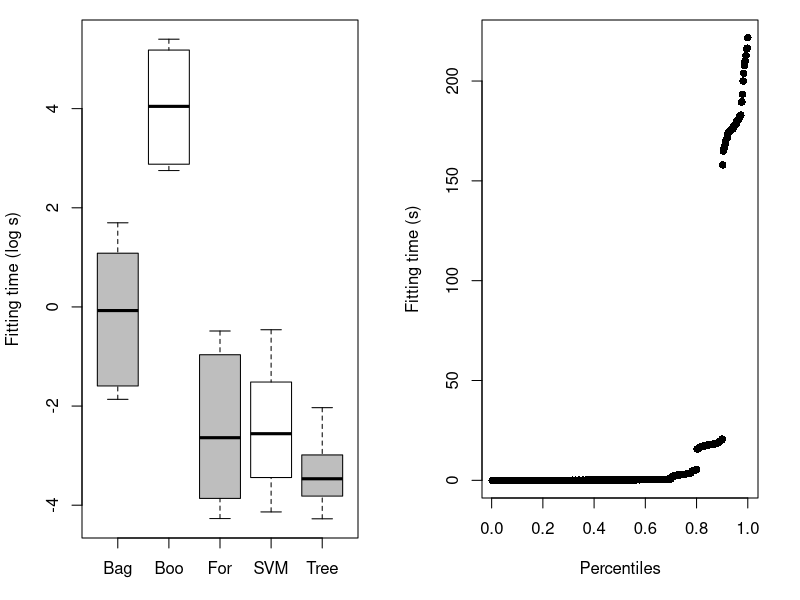
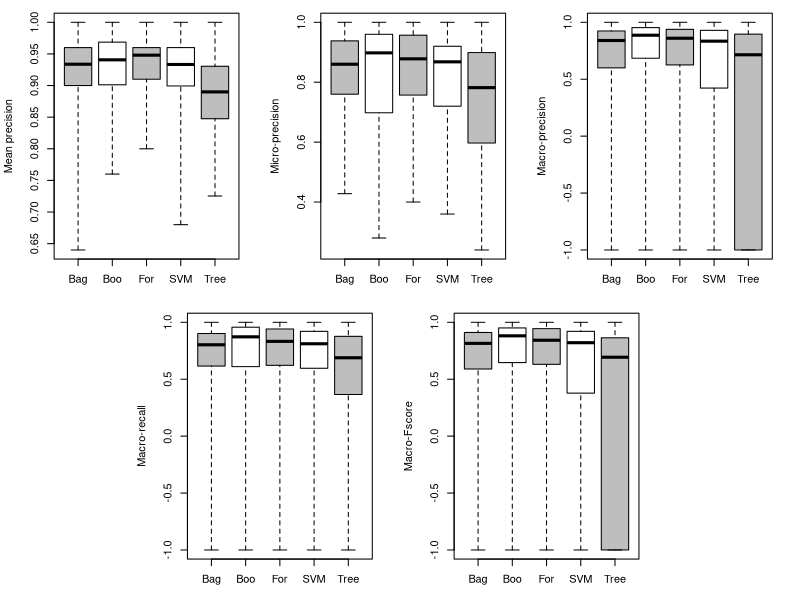
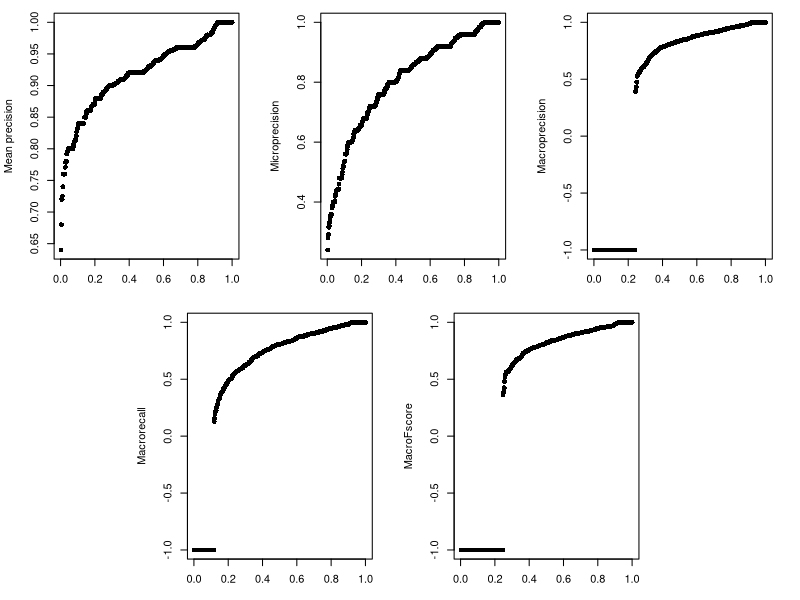
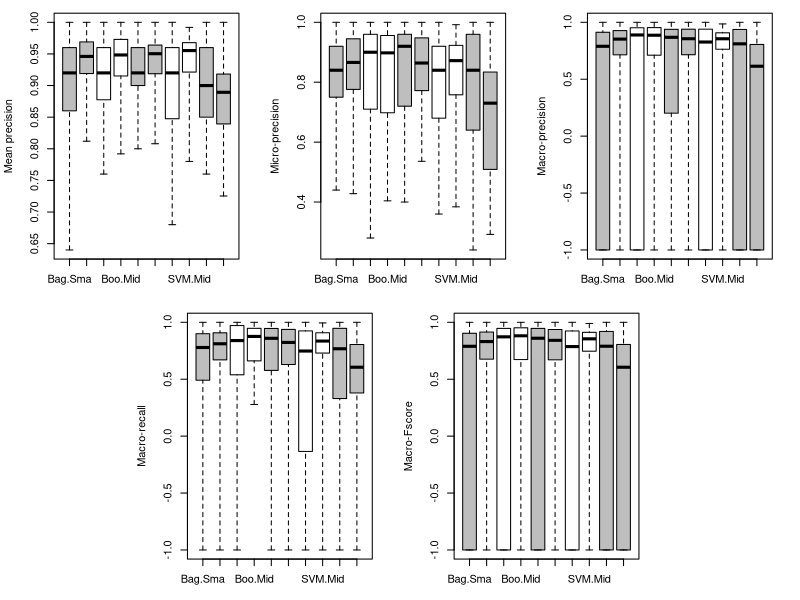
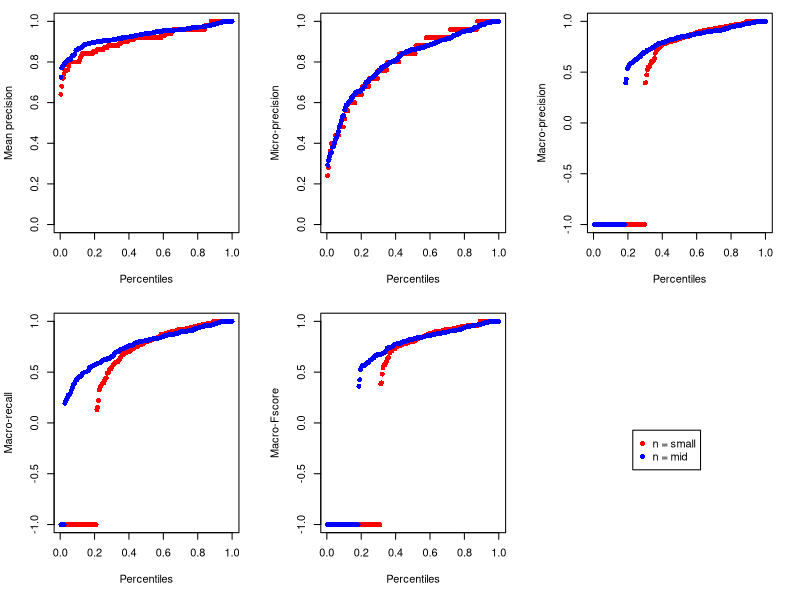
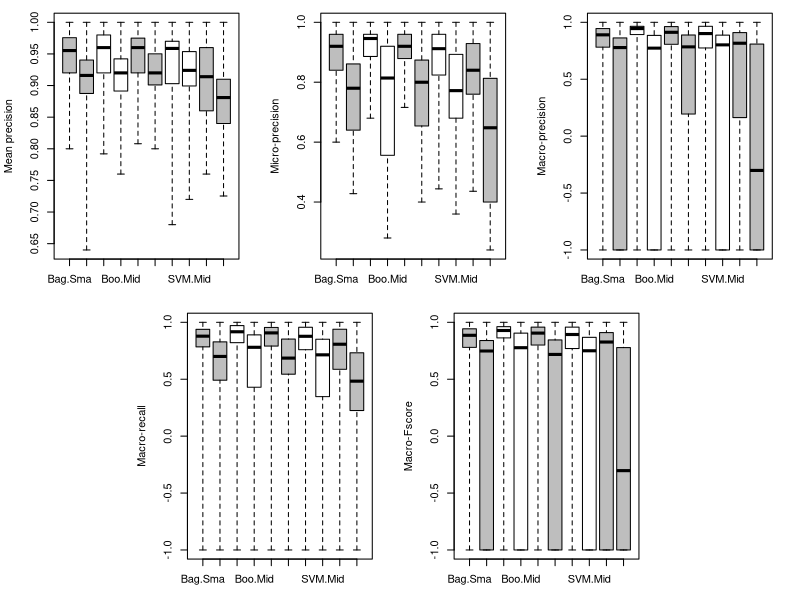
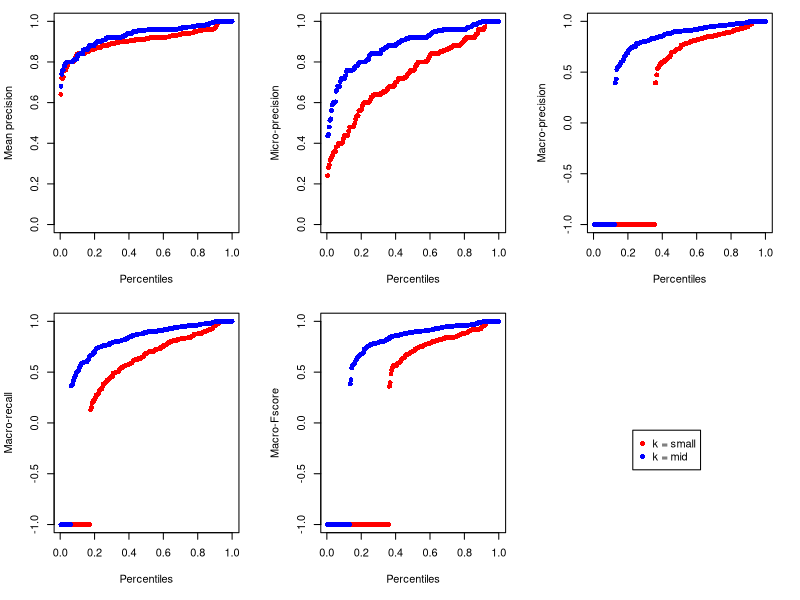
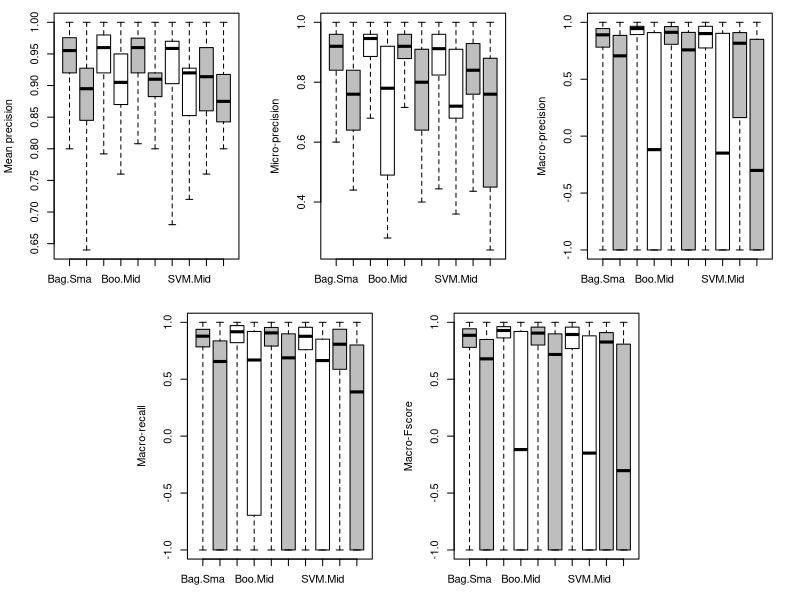

Source code (R) for these figures, in order:
library(knitr)


#reading the file
Results <- read.csv("Results.csv", check.names=FALSE)[,-1]

#we rename the elements in columns n,k,K for plotting purposes
Results[,c(3:5)] <- sapply(Results[,c(3:5)], substring, 1, 3)

#we replace the NA and NaN in the three last columns with the value -1
Results$MacroPrecision <- ifelse(is.nan(Results$MacroPrecision),-1,Results$MacroPrecision)
Results$MacroPrecision <- ifelse(is.na(Results$MacroPrecision),-1,Results$MacroPrecision)

Results$MacroRecall <- ifelse(is.nan(Results$MacroRecall),-1,Results$MacroRecall)
Results$MacroRecall <- ifelse(is.na(Results$MacroRecall),-1,Results$MacroRecall)

Results$MacroFscore <- ifelse(is.nan(Results$MacroFscore),-1,Results$MacroFscore)
Results$MacroFscore <- ifelse(is.na(Results$MacroFscore),-1,Results$MacroFscore)

#We split the main dataframe depending on the fitted classifier
ResultsClassAjust <- split(Results, Results$`Fitted Classifier`)

#Execution time for each method
{
  #we define a dataframe with the quantiles of fitting times of each classifier
  Analysistemp <- as.data.frame(lapply(ResultsClassAjust, function(df) quantile(log(df$`Fitting time`))))
  par(mfrow = c(1,2))
  par(mar=c(3.1, 4.1, 1, 2.1))
  cores <- c("grey","white","grey","white","grey")
  boxplot(Analysistemp, range = 0, ylab = "Fitting time (log s)", col = cores)
  
  #modifying the dataframe
  Analysistemp <- as.data.frame(lapply(ResultsClassAjust, function(df) quantile(df$`Tempo de ajuste`)))
  Analysistemp <- t(Analysistemp[-c(2,4),])
  colnames(Analysistemp) <- c("Minimum","Median","Maximum")
  
  kable(Analysistemp, format = 'latex')
  
  #Plot
  par(mar=c(5.1, 4.1, 1, 2.1))
  plot(c(1:440)/440,sort(Results$`Fitting time`),pch=16,xlab = "Percentiles", ylab = "Fitting time (s)")
}

#Now we analyze the performance metrics for each classifier
#It is not needed to include the maximum values because they are 1
{
  #we create the dataframes with the quantiles of each metric
  Analysismeanprecision <- as.data.frame(lapply(ResultsClassAjust, function(df) quantile(df$MeanPrecision)))
  Analysismicroprecision <- as.data.frame(lapply(ResultsClassAjust, function(df) quantile(df$MicroPrecision)))
  Analysismacroprecision <- as.data.frame(lapply(ResultsClassAjust, function(df) quantile(df$MacroPrecision)))
  Analysismacrorecall <- as.data.frame(lapply(ResultsClassAjust, function(df) quantile(df$MacroRecall)))
  Analysismacrofscore <- as.data.frame(lapply(ResultsClassAjust, function(df) quantile(df$MacroFscore)))
  
  #boxplots
  layout(mat = matrix(c(1,1,2,2,3,3,
                        0,4,4,5,5,0), nrow = 2, byrow = TRUE))
  cores <- c("grey","white","grey","white","grey")
  par(mar=c(3.1, 4.1, 1, 2.1))
  boxplot(Analysismeanprecision, range = 0, ylab = "Mean precision", col = cores)
  boxplot(Analysismicroprecision, range = 0, ylab = "Micro-precision", col = cores)
  boxplot(Analysismacroprecision, range = 0, ylab = "Macro-precision", col = cores)
  boxplot(Analysismacrorecall, range = 0, ylab = "Macro-recall", col = cores)
  boxplot(Analysismacrofscore, range = 0, ylab = "Macro-Fscore", col = cores)
  
  
  #modifying the dataframes for a simplified visual analysis
  Analysismeanprecision <- t(Analysismeanprecision[-c(2,4,5),])
  colnames(Analysismeanprecision) <- c("Minimum (mean) Precision","Median (mean) Precision")
  
  Analysismicroprecision <- t(Analysismicroprecision[-c(2,4,5),])
  colnames(Analysismicroprecision) <- c("Minimum microprecision","Median microprecision")
  
  Analysismacroprecision <- t(Analysismacroprecision[-c(1,2,4,5),])
  colnames(Analysismacroprecision) <- c("Median macroprecision")
  
  Analysismacrorecall <- t(Analysismacrorecall[-c(1,2,4,5),])
  colnames(Analysismacrorecall) <- c("Median macrorecall")
  
  Analysismacrofscore <- t(Analysismacrofscore[-c(1,2,4,5),])
  colnames(Analysismacrofscore) <- c("Median macrofscore")
  
  #Merging the analyses of each metric
  Analise <- cbind(Analysismeanprecision, Analysismicroprecision, Analysismacroprecision, Analysismacrorecall, Analysismacrofscore)
  
  #plots
  plot(c(1:440)/440,sort(Results$MeanPrecision),pch=16,xlab = "Percentiles", ylab = "Mean precision")
  plot(c(1:440)/440,sort(Results$MicroPrecision),pch=16,xlab = "Percentiles", ylab = "Microprecision")
  plot(c(1:440)/440,sort(Results$MacroPrecision),pch=16,xlab = "Percentiles", ylab = "Macroprecision")
  plot(c(1:440)/440,sort(Results$MacroRecall),pch=16,xlab = "Percentiles", ylab = "Macrorecall")
  plot(c(1:440)/440,sort(Results$MacroFscore),pch=16,xlab = "Percentiles", ylab = "MacroFscore")
  
}

#Analysis of sample size's influence on classifier performance
{
  #splitting the main dataframe according to the two relevant columns
  ResultsClassAjustn <- split(Results, list(Results$`Fitted Classifier`, Results$n))
  
  #creating the dataframes with the quantiles of each metric
  Analysismeanprecision <- as.data.frame(lapply(ResultsClassAjustn, function(df) quantile(df$MeanPrecision)))
  Analysismicroprecision <- as.data.frame(lapply(ResultsClassAjustn, function(df) quantile(df$MicroPrecision)))
  Analysismacroprecision <- as.data.frame(lapply(ResultsClassAjustn, function(df) quantile(df$MacroPrecision)))
  Analysismacrorecall <- as.data.frame(lapply(ResultsClassAjustn, function(df) quantile(df$MacroRecall)))
  Analysismacrofscore <- as.data.frame(lapply(ResultsClassAjustn, function(df) quantile(df$MacroFscore)))
  
  #boxplots
  layout(mat = matrix(c(1,1,2,2,3,3,
                        0,4,4,5,5,0), nrow = 2, byrow = TRUE))
  cores <- c("grey","grey","white","white","grey","grey","white","white","grey","grey")
  par(mar=c(3.1, 4.1, 1, 2.1))
  boxplot(Analysismeanprecision[,c(6,1,7,2,8,3,9,4,10,5)], range = 0, ylab = "Mean precision", col= cores)
  boxplot(Analysismicroprecision[,c(6,1,7,2,8,3,9,4,10,5)], range = 0, ylab = "Micro-precision", col= cores)
  boxplot(Analysismacroprecision[,c(6,1,7,2,8,3,9,4,10,5)], range = 0, ylab = "Macro-precision", col= cores)
  boxplot(Analysismacrorecall[,c(6,1,7,2,8,3,9,4,10,5)], range = 0, ylab = "Macro-recall", col= cores)
  boxplot(Analysismacrofscore[,c(6,1,7,2,8,3,9,4,10,5)], range = 0, ylab = "Macro-Fscore", col= cores)
  
  #modifying the dataframes for a simplified visual analysis
  Analysismeanprecision <- t(Analysismeanprecision[-c(2,4),])
  colnames(Analysismeanprecision) <- c("Minimum (mean) precision","Median (mean) precision","Maximum (mean) precision")

  Analysismicroprecision <- t(Analysismicroprecision[-c(2,4),])
  colnames(Analysismicroprecision) <- c("Minimum micro-precision","Median micro-precision","Maximum micro-precision") 
  
  Analysismacroprecision <- t(Analysismacroprecision[-c(2,4),])
  colnames(Analysismacroprecision) <- c("Minimum macro-precision","Median macro-precision","Maximum macro-precision")
  
  Analysismacrorecall <- t(Analysismacrorecall[-c(2,4),])
  colnames(Analysismacrorecall) <- c("Minimum macro-recall","Median macro-recall","Maximum macro-recall")
  
  Analysismacrofscore <- t(Analysismacrofscore[-c(2,4),])
  colnames(Analysismacrofscore) <- c("Minimum macro-Fscore","Median macro-Fscore", "Maximum macro-Fscore")
  
  #Merging the analyses of each metric
  Analise <- cbind(Analysismeanprecision, Analysismicroprecision, Analysismacroprecision, Analysismacrorecall, Analysismacrofscore)
  
  #plots
  par(mfrow=c(2,3))
  
  par(mar=c(5.1, 4.1, 1, 2.1))
  
  plot(c(1:220)/220,sort(Results[Results$n == "Sma",]$MeanPrecision),pch=16,xlab = "Percentiles", ylab = "Mean precision", col = "red", ylim = c(0, 1))
  points(c(1:220)/220,sort(Results[Results$n == "Mid",]$MeanPrecision),pch=16,xlab = "Percentiles", ylab = "Mean precision", col = "blue")
  
  plot(c(1:220)/220,sort(Results[Results$n == "Sma",]$MicroPrecision),pch=16,xlab = "Percentiles", ylab = "Micro-precision", col = "red", ylim = c(0, 1))
  points(c(1:220)/220,sort(Results[Results$n == "Mid",]$MicroPrecision),pch=16,xlab = "Percentiles", ylab = "Micro-precision", col = "blue")
  
  plot(c(1:220)/220,sort(Results[Results$n == "Sma",]$MacroPrecision),pch=16,xlab = "Percentiles", ylab = "Macro-precision", col = "red")
  points(c(1:220)/220,sort(Results[Results$n == "Mid",]$MacroPrecision),pch=16,xlab = "Percentiles", ylab = "Macro-precision", col = "blue")
  
  plot(c(1:220)/220,sort(Results[Results$n == "Sma",]$MacroRecall),pch=16,xlab = "Percentiles", ylab = "Macro-recall", col = "red")
  points(c(1:220)/220,sort(Results[Results$n == "Mid",]$MacroRecall),pch=16,xlab = "Percentiles", ylab = "Macro-recall", col = "blue")
  
  plot(c(1:220)/220,sort(Results[Results$n == "Sma",]$MacroFscore),pch=16,xlab = "Percentiles", ylab = "Macro-Fscore", col = "red")
  points(c(1:220)/220,sort(Results[Results$n == "Mid",]$MacroFscore),pch=16,xlab = "Percentiles", ylab = "Macro-Fscore", col = "blue")
  
  par(mar=c(0, 0, 0, 0))
  plot(0, type = "n", axes=FALSE, xlab="", ylab="")
  legend(x="center", legend=c("n = small", "n = mid"),
         col=c("red", "blue"), pch = 16, cex=1)
}

#Influence of dimensionality on each classifier's performance
{
  #splitting the main dataframe according to the two relevant columns
  ResultsClassAjustk <- split(Results, list(Results$`Fitted Classifier`, Results$k))
  
  #creating the dataframes with the quantiles of each metric
  Analysismeanprecision <- as.data.frame(lapply(ResultsClassAjustk, function(df) quantile(df$MeanPrecision)))
  Analysismicroprecision <- as.data.frame(lapply(ResultsClassAjustk, function(df) quantile(df$MicroPrecision)))
  Analysismacroprecision <- as.data.frame(lapply(ResultsClassAjustk, function(df) quantile(df$MacroPrecision)))
  Analysismacrorecall <- as.data.frame(lapply(ResultsClassAjustk, function(df) quantile(df$MacroRecall)))
  Analysismacrofscore <- as.data.frame(lapply(ResultsClassAjustk, function(df) quantile(df$MacroFscore)))
  
  #boxplots
  layout(mat = matrix(c(1,1,2,2,3,3,
                        0,4,4,5,5,0), nrow = 2, byrow = TRUE))
  par(mar=c(3.1, 4.1, 1, 2.1))
  boxplot(Analysismeanprecision[,c(6,1,7,2,8,3,9,4,10,5)], range = 0, ylab = "Mean precision", col = cores)
  boxplot(Analysismicroprecision[,c(6,1,7,2,8,3,9,4,10,5)], range = 0, ylab = "Micro-precision", col = cores)
  boxplot(Analysismacroprecision[,c(6,1,7,2,8,3,9,4,10,5)], range = 0, ylab = "Macro-precision", col = cores)
  boxplot(Analysismacrorecall[,c(6,1,7,2,8,3,9,4,10,5)], range = 0, ylab = "Macro-recall", col = cores)
  boxplot(Analysismacrofscore[,c(6,1,7,2,8,3,9,4,10,5)], range = 0, ylab = "Macro-Fscore", col = cores)
  
  #modifying the dataframes for a simplified visual analysis
  Analysismeanprecision <- t(Analysismeanprecision[-c(2,4),])
  colnames(Analysismeanprecision) <- c("Minimum (mean) precision","Median (mean) precision","Maximum (mean) precision")

  Analysismicroprecision <- t(Analysismicroprecision[-c(2,4),])
  colnames(Analysismicroprecision) <- c("Minimum micro-precision","Median micro-precision","Maximum micro-precision") 

  Analysismacroprecision <- t(Analysismacroprecision[-c(2,4),])
  colnames(Analysismacroprecision) <- c("Minimum macro-precision","Median macro-precision","Maximum macro-precision")

  Analysismacrorecall <- t(Analysismacrorecall[-c(2,4),])
  colnames(Analysismacrorecall) <- c("Minimum macro-recall","Median macro-recall","Maximum macro-recall")

  Analysismacrofscore <- t(Analysismacrofscore[-c(2,4),])
  colnames(Analysismacrofscore) <- c("Minimum macro-Fscore","Median macro-Fscore", "Maximum macro-Fscore")
  
  #Merging the analyses of each metric
  Analise <- cbind(Analysismeanprecision, Analysismicroprecision, Analysismacroprecision, Analysismacrorecall, Analysismacrofscore)
  
  #plots
  par(mfrow=c(2,3))
  
  par(mar=c(5.1, 4.1, 1, 2.1))
  
  plot(c(1:220)/220,sort(Results[Results$k == "Mid",]$MeanPrecision),pch=16,xlab = "Percentiles", ylab = "Mean precision", col = "red", ylim = c(0, 1))
  points(c(1:220)/220,sort(Results[Results$k == "Sma",]$MeanPrecision),pch=16,xlab = "Percentiles", ylab = "Mean precision", col = "blue")
  
  plot(c(1:220)/220,sort(Results[Results$k == "Mid",]$MicroPrecision),pch=16,xlab = "Percentiles", ylab = "Micro-precision", col = "red", ylim = c(0, 1))
  points(c(1:220)/220,sort(Results[Results$k == "Sma",]$MicroPrecision),pch=16,xlab = "Percentiles", ylab = "Micro-precision", col = "blue")
  
  plot(c(1:220)/220,sort(Results[Results$k == "Mid",]$MacroPrecision),pch=16,xlab = "Percentiles", ylab = "Macro-precision", col = "red")
  points(c(1:220)/220,sort(Results[Results$k == "Sma",]$MacroPrecision),pch=16,xlab = "Percentiles", ylab = "Macro-precision", col = "blue")
  
  plot(c(1:220)/220,sort(Results[Results$k == "Mid",]$MacroRecall),pch=16,xlab = "Percentiles", ylab = "Macro-recall", col = "red")
  points(c(1:220)/220,sort(Results[Results$k == "Sma",]$MacroRecall),pch=16,xlab = "Percentiles", ylab = "Macro-recall", col = "blue")
  
  plot(c(1:220)/220,sort(Results[Results$k == "Mid",]$MacroFscore),pch=16,xlab = "Percentiles", ylab = "Macro-Fscore", col = "red")
  points(c(1:220)/220,sort(Results[Results$k == "Sma",]$MacroFscore),pch=16,xlab = "Percentiles", ylab = "Macro-Fscore", col = "blue")
  
  par(mar=c(0, 0, 0, 0))
  plot(0, type = "n", axes=FALSE, xlab="", ylab="")
  legend(x="center", legend=c("k = small", "k = mid"),
         col=c("red", "blue"), pch = 16, cex=1)
}

#Influence of dimensionality when K=2
{
  #Because of the choices of n,k,K, we have K=2 if and only if n is small or k is small
  ResultsK2 <- Results[which(Results$n == "Sma" | Results$k == "Sma"),]
  
  #Following the same process as before, but with the restricted dataframe
  ResultsClassAjustk <- split(ResultsK2, list(ResultsK2$`Fitted Classifier`, ResultsK2$k))
  
  #creating the dataframes with the quantiles of each metric
  Analysismeanprecision <- as.data.frame(lapply(ResultsClassAjustk, function(df) quantile(df$MeanPrecision)))
  Analysismicroprecision <- as.data.frame(lapply(ResultsClassAjustk, function(df) quantile(df$MicroPrecision)))
  Analysismacroprecision <- as.data.frame(lapply(ResultsClassAjustk, function(df) quantile(df$MacroPrecision)))
  Analysismacrorecall <- as.data.frame(lapply(ResultsClassAjustk, function(df) quantile(df$MacroRecall)))
  Analysismacrofscore <- as.data.frame(lapply(ResultsClassAjustk, function(df) quantile(df$MacroFscore)))
  
  #boxplots
  layout(mat = matrix(c(1,1,2,2,3,3,
                        0,4,4,5,5,0), nrow = 2, byrow = TRUE))
  par(mar=c(3.1, 4.1, 1, 2.1))
  boxplot(Analysismeanprecision[,c(6,1,7,2,8,3,9,4,10,5)], range = 0, ylab = "Mean precision", col = cores)
  boxplot(Analysismicroprecision[,c(6,1,7,2,8,3,9,4,10,5)], range = 0, ylab = "Micro-precision", col = cores)
  boxplot(Analysismacroprecision[,c(6,1,7,2,8,3,9,4,10,5)], range = 0, ylab = "Macro-precision", col = cores)
  boxplot(Analysismacrorecall[,c(6,1,7,2,8,3,9,4,10,5)], range = 0, ylab = "Macro-recall", col = cores)
  boxplot(Analysismacrofscore[,c(6,1,7,2,8,3,9,4,10,5)], range = 0, ylab = "Macro-Fscore", col = cores)
  
  #modifying the dataframes for a simplified visual analysis
  Analysismeanprecision <- t(Analysismeanprecision[-c(2,4),])
  colnames(Analysismeanprecision) <- c("Minimum (mean) precision","Median (mean) precision","Maximum (mean) precision")
  
  Analysismicroprecision <- t(Analysismicroprecision[-c(2,4),])
  colnames(Analysismicroprecision) <- c("Minimum micro-precision","Median micro-precision","Maximum micro-precision") 
  
  Analysismacroprecision <- t(Analysismacroprecision[-c(2,4),])
  colnames(Analysismacroprecision) <- c("Minimum macro-precision","Median macro-precision","Maximum macro-precision")
  
  Analysismacrorecall <- t(Analysismacrorecall[-c(2,4),])
  colnames(Analysismacrorecall) <- c("Minimum macro-recall","Median macro-recall","Maximum macro-recall")
  
  Analysismacrofscore <- t(Analysismacrofscore[-c(2,4),])
  colnames(Analysismacrofscore) <- c("Minimum macro-Fscore","Median macro-Fscore", "Maximum macro-Fscore")
  
  #Merging the analyses of each metric
  Analise <- cbind(Analysismeanprecision, Analysismicroprecision, Analysismacroprecision, Analysismacrorecall, Analysismacrofscore)
  
  #plots
  par(mfrow=c(2,3))
  
  par(mar=c(5.1, 4.1, 1, 2.1))
  
  plot(c(1:220)/220,sort(Results[Results$k == "Mid",]$MeanPrecision),pch=16,xlab = "Percentiles", ylab = "Mean precision", col = "red", ylim = c(0, 1))
  points(c(1:220)/220,sort(Results[Results$k == "Sma",]$MeanPrecision),pch=16,xlab = "Percentiles", ylab = "Mean precision", col = "blue")
  
  plot(c(1:220)/220,sort(Results[Results$k == "Mid",]$MicroPrecision),pch=16,xlab = "Percentiles", ylab = "Micro-precision", col = "red", ylim = c(0, 1))
  points(c(1:220)/220,sort(Results[Results$k == "Sma",]$MicroPrecision),pch=16,xlab = "Percentiles", ylab = "Micro-precision", col = "blue")
  
  plot(c(1:220)/220,sort(Results[Results$k == "Mid",]$MacroPrecision),pch=16,xlab = "Percentiles", ylab = "Macro-precision", col = "red")
  points(c(1:220)/220,sort(Results[Results$k == "Sma",]$MacroPrecision),pch=16,xlab = "Percentiles", ylab = "Macro-precision", col = "blue")
  
  plot(c(1:220)/220,sort(Results[Results$k == "Mid",]$MacroRecall),pch=16,xlab = "Percentiles", ylab = "Macro-recall", col = "red")
  points(c(1:220)/220,sort(Results[Results$k == "Sma",]$MacroRecall),pch=16,xlab = "Percentiles", ylab = "Macro-recall", col = "blue")
  
  plot(c(1:220)/220,sort(Results[Results$k == "Mid",]$MacroFscore),pch=16,xlab = "Percentiles", ylab = "Macro-Fscore", col = "red")
  points(c(1:220)/220,sort(Results[Results$k == "Sma",]$MacroFscore),pch=16,xlab = "Percentiles", ylab = "Macro-Fscore", col = "blue")
  
  par(mar=c(0, 0, 0, 0))
  plot(0, type = "n", axes=FALSE, xlab="", ylab="")
  legend(x="center", legend=c("k = mid", "k = small"),
         col=c("red", "blue"), pch = 16, cex=1)
  
}

#Influence of the amount of classes on the performance of each classifier
{
  #splitting the main dataframe according to the two relevant columns
  ResultsClassAjustK <- split(Results, list(Results$`Fitted Classifier`, Results$K))
  
  #creating the dataframes with the quantiles of each metric
  Analysismeanprecision <- as.data.frame(lapply(ResultsClassAjustK, function(df) quantile(df$MeanPrecision)))
  Analysismicroprecision <- as.data.frame(lapply(ResultsClassAjustK, function(df) quantile(df$MicroPrecision)))
  Analysismacroprecision <- as.data.frame(lapply(ResultsClassAjustK, function(df) quantile(df$MacroPrecision)))
  Analysismacrorecall <- as.data.frame(lapply(ResultsClassAjustK, function(df) quantile(df$MacroRecall)))
  Analysismacrofscore <- as.data.frame(lapply(ResultsClassAjustK, function(df) quantile(df$MacroFscore)))
  
  #boxplots
  layout(mat = matrix(c(1,1,2,2,3,3,
                        0,4,4,5,5,0), nrow = 2, byrow = TRUE))
  par(mar=c(3.1, 4.1, 1, 2.1))
  
  boxplot(Analysismeanprecision[,c(6,1,7,2,8,3,9,4,10,5)], range = 0, ylab = "Mean precision", col = cores)
  boxplot(Analysismicroprecision[,c(6,1,7,2,8,3,9,4,10,5)], range = 0, ylab = "Micro-precision", col = cores)
  boxplot(Analysismacroprecision[,c(6,1,7,2,8,3,9,4,10,5)], range = 0, ylab = "Macro-precision", col = cores)
  boxplot(Analysismacrorecall[,c(6,1,7,2,8,3,9,4,10,5)], range = 0, ylab = "Macro-recall", col = cores)
  boxplot(Analysismacrofscore[,c(6,1,7,2,8,3,9,4,10,5)], range = 0, ylab = "Macro-Fscore", col = cores)
  
  #modifying the dataframes for a simplified visual analysis
  Analysismeanprecision <- t(Analysismeanprecision[-c(2,4),])
  colnames(Analysismeanprecision) <- c("Minimum (mean) precision","Median (mean) precision","Maximum (mean) precision")

  Analysismicroprecision <- t(Analysismicroprecision[-c(2,4),])
  colnames(Analysismicroprecision) <- c("Minimum micro-precision","Median micro-precision","Maximum micro-precision") 

  Analysismacroprecision <- t(Analysismacroprecision[-c(2,4),])
  colnames(Analysismacroprecision) <- c("Minimum macro-precision","Median macro-precision","Maximum macro-precision")

  Analysismacrorecall <- t(Analysismacrorecall[-c(2,4),])
  colnames(Analysismacrorecall) <- c("Minimum macro-recall","Median macro-recall","Maximum macro-recall")

  Analysismacrofscore <- t(Analysismacrofscore[-c(2,4),])
  colnames(Analysismacrofscore) <- c("Minimum macro-Fscore","Median macro-Fscore", "Maximum macro-Fscore")
  
  #Merging the analyses of each metric
  Analise <- cbind(Analysismeanprecision, Analysismicroprecision, Analysismacroprecision, Analysismacrorecall, Analysismacrofscore)
  
  #plots
  par(mfrow=c(2,3))
  
  par(mar=c(5.1, 4.1, 1, 2.1))
  
  plot(c(1:220)/220,sort(Results[Results$K == "Mid",]$MeanPrecision),pch=16,xlab = "Percentiles", ylab = "Mean precision", col = "red", ylim = c(0, 1))
  points(c(1:220)/220,sort(Results[Results$K == "Sma",]$MeanPrecision),pch=16,xlab = "Percentiles", ylab = "Mean precision", col = "blue")
  
  plot(c(1:220)/220,sort(Results[Results$K == "Mid",]$MicroPrecision),pch=16,xlab = "Percentiles", ylab = "Micro-precision", col = "red", ylim = c(0, 1))
  points(c(1:220)/220,sort(Results[Results$K == "Sma",]$MicroPrecision),pch=16,xlab = "Percentiles", ylab = "Micro-precision", col = "blue")
  
  plot(c(1:220)/220,sort(Results[Results$K == "Mid",]$MacroPrecision),pch=16,xlab = "Percentiles", ylab = "Macro-precision", col = "red")
  points(c(1:220)/220,sort(Results[Results$K == "Sma",]$MacroPrecision),pch=16,xlab = "Percentiles", ylab = "Macro-precision", col = "blue")
  
  plot(c(1:220)/220,sort(Results[Results$K == "Mid",]$MacroRecall),pch=16,xlab = "Percentiles", ylab = "Macro-recall", col = "red")
  points(c(1:220)/220,sort(Results[Results$K == "Sma",]$MacroRecall),pch=16,xlab = "Percentiles", ylab = "Macro-recall", col = "blue")
  
  plot(c(1:220)/220,sort(Results[Results$K == "Mid",]$MacroFscore),pch=16,xlab = "Percentiles", ylab = "Macro-Fscore", col = "red")
  points(c(1:220)/220,sort(Results[Results$K == "Sma",]$MacroFscore),pch=16,xlab = "Percentiles", ylab = "Macro-Fscore", col = "blue")
  
  par(mar=c(0, 0, 0, 0))
  plot(0, type = "n", axes=FALSE, xlab="", ylab="")
  legend(x="center", legend=c("K = mid", "K = small"),
         col=c("red", "blue"), pch = 16, cex=1)
}

#Influence of the true classifier on the performance of each classifier
{
  #splitting the main dataframe according to the two relevant columns
  ResultsClassVerdClassAjust <- split(Results, list(Results$`Fitted Classifier`, Results$`True Classifier`))
  
  #keeping only the cases where the true and fitted classifiers are similar
  #(eg SVM.SVM or SVM.SVMMist) or the cases where the true classifier is Voronoi (SVM.Vor)
  ResultsClassVerdClassAjust <- ResultsClassVerdClassAjust[c(1,6,51,12,17,52,23,28,53,34,39,54,45,50,55)]
  
  #creating the dataframes with the quantiles of each metric
  Analysismeanprecision <- as.data.frame(lapply(ResultsClassVerdClassAjust, function(df) quantile(df$MeanPrecision)))
  Analysismicroprecision <- as.data.frame(lapply(ResultsClassVerdClassAjust, function(df) quantile(df$MicroPrecision)))
  Analysismacroprecision <- as.data.frame(lapply(ResultsClassVerdClassAjust, function(df) quantile(df$MacroPrecision)))
  Analysismacrorecall <- as.data.frame(lapply(ResultsClassVerdClassAjust, function(df) quantile(df$MacroRecall)))
  Analysismacrofscore <- as.data.frame(lapply(ResultsClassVerdClassAjust, function(df) quantile(df$MacroFscore)))
  
  #boxplots
  layout(mat = matrix(c(1,1,2,2,3,3,
                        0,4,4,5,5,0), nrow = 2, byrow = TRUE))
  par(mar = c(6.9, 4.1, 1, 2.1))
  cores <- c("grey","grey","grey","white","white","white","grey","grey","grey","white","white","white","grey","grey","grey")
  nomes = c("Arv.Arv"," "," ","Bag.Bag","","","Boo.Boo","","","Flo.Flo","","","SVM.SVM","","")
  boxplot(Analysismeanprecision, range = 0, ylab = "Mean precision", las = 2, names= nomes, col = cores)
  boxplot(Analysismicroprecision, range = 0, ylab = "Micro-precision",  las=2, names= nomes, col = cores)
  boxplot(Analysismacroprecision, range = 0, ylab = "Macro-precision",  las=2, names= nomes, col = cores)
  boxplot(Analysismacrorecall, range = 0, ylab = "Macro-recall",  las=2, names= nomes, col = cores)
  boxplot(Analysismacrofscore, range = 0, ylab = "Macro-Fscore",  las=2, names= nomes, col = cores)
  
  #modifying the dataframes for a simplified visual analysis
  Analysismeanprecision <- t(Analysismeanprecision[-c(2,4),])
  colnames(Analysismeanprecision) <- c("Minimum (mean) precision","Median (mean) precision","Maximum (mean) precision")

  Analysismicroprecision <- t(Analysismicroprecision[-c(2,4),])
  colnames(Analysismicroprecision) <- c("Minimum micro-precision","Median micro-precision","Maximum micro-precision")

  Analysismacroprecision <- t(Analysismacroprecision[-c(2,4),])
  colnames(Analysismacroprecision) <- c("Minimum macro-precision","Median macro-precision","Maximum macro-precision")

  Analysismacrorecall <- t(Analysismacrorecall[-c(2,4),])
  colnames(Analysismacrorecall) <- c("Minimum macro-recall","Median macro-recall","Maximum macro-recall")

  Analysismacrofscore <- t(Analysismacrofscore[-c(2,4),])
  colnames(Analysismacrofscore) <- c("Minimum macro-Fscore","Median macro-Fscore","Maximum macro-Fscore")
  
  #Merging the analyses of each metric
  Analise <- cbind(Analysismeanprecision, Analysismicroprecision, Analysismacroprecision, Analysismacrorecall, Analysismacrofscore)
  
}

#comparison of classifiers when the true classifier is Voronoi
{
  ResultsClassVerdVor <- ResultsClassVerdClassAjust[c(3,6,9,12,15)]
  
  #creating the dataframes with the quantiles of each metric
  Analysismeanprecision <- as.data.frame(lapply(ResultsClassVerdVor, function(df) quantile(df$MeanPrecision)))
  Analysismicroprecision <- as.data.frame(lapply(ResultsClassVerdVor, function(df) quantile(df$MicroPrecision)))
  Analysismacroprecision <- as.data.frame(lapply(ResultsClassVerdVor, function(df) quantile(df$MacroPrecision)))
  Analysismacrorecall <- as.data.frame(lapply(ResultsClassVerdVor, function(df) quantile(df$MacroRecall)))
  Analysismacrofscore <- as.data.frame(lapply(ResultsClassVerdVor, function(df) quantile(df$MacroFscore)))
  
  #boxplots
  par(mar=c(3.1, 4.1, 1, 2.1))
  cores <- c("grey","white","grey","white","grey")
  
  boxplot(Analysismeanprecision, range = 0, ylab = "Mean precision", col = cores)
  boxplot(Analysismicroprecision, range = 0, ylab = "Micro-precision", col = cores)
  boxplot(Analysismacroprecision, range = 0, ylab = "Macro-precision", col = cores)
  boxplot(Analysismacrorecall, range = 0, ylab = "Macro-recall", col = cores)
  boxplot(Analysismacrofscore, range = 0, ylab = "Macro-Fscore", col = cores)
  
  #modifying the dataframes for a simplified visual analysis
  Analysismeanprecision <- t(Analysismeanprecision[-c(2,4),])
  colnames(Analysismeanprecision) <- c("Minimum (mean) precision","Median (mean) precision","Maximum (mean) precision")

  Analysismicroprecision <- t(Analysismicroprecision[-c(2,4),])
  colnames(Analysismicroprecision) <- c("Minimum micro-precision","Median micro-precision","Maximum micro-precision")

  Analysismacroprecision <- t(Analysismacroprecision[-c(1,2,4),])
  colnames(Analysismacroprecision) <- c("Median macro-precision","Maximum macro-precision")

  Analysismacrorecall <- t(Analysismacrorecall[-c(1,2,4),])
  colnames(Analysismacrorecall) <- c("Median macro-recall","Maximum macro-recall")

  Analysismacrofscore <- t(Analysismacrofscore[-c(1,2,4),])
  colnames(Analysismacrofscore) <- c("Median macro-Fscore","Maximum macro-Fscore")
  
  #Merging the analyses of each metric
  Analise <- cbind(Analysismeanprecision, Analysismicroprecision, Analysismacroprecision, Analysismacrorecall, Analysismacrofscore)
  
}

#Influence of balancing index on the existe of the macro-metrics
{
  par(mfrow=c(1,1))
  par(mar=c(4.6, 4.1, 1, 2.1))
  plot(c(1:440)/440,sort(Results$`Balancing index`),pch=16,xlab = "Percentiles", ylab = "Balancing index")
  
  #Reordering the dataframe rows according to the balancing indexes
  ResultsIndiceBal <- Results[order(Results$`Balancing index`),] 
  
  #Simulations where macro-precision, macro-recall and macro-Fscore don't exist
  ResultsMacroPrecisao <- Results[Results$MacroPrecision < 0,]
  ResultsMacroRecall <- Results[Results$MacroRecall < 0,]
  ResultsMacroFscore <- Results[Results$MacroFscore < 0,]
  
  #Defining a dataframe with the quantiles of the above metrics
  #The element [1,2], for example, indicates that 25% of the simulations
  #where the macro-precision didn't exist had balancing index lesser or equal to 0.05374078.
  #The last column indicates that all simulations where the metrics didn't exist
  #had balancing indexes lesser or equal to 0.6
  Analise <- rbind(quantile(ResultsMacroPrecisao$`Balancing index`),
                   quantile(ResultsMacroRecall$`Balancing index`),
                   quantile(ResultsMacroFscore$`Balancing index`))
  
  rownames(Analise) <- c("MacroPrecision","MacroRecall","MacroFscore")
  
  kable(Analise, format = 'latex')
  
  #Our objective is to calculate, given a balancing index, the percentage of simulations
  #(with balancing index greater or equal to the one given) that didn't have some of
  #the metrics above
  par(mar=c(5.1, 7.1, 1, 2.1))
  
  proporcoes <- unlist(lapply(X = c(1:440), FUN = function(i)  sum(ResultsIndiceBal[c(i:440),]$MacroPrecision < 0)/440 ) )
  plot(ResultsIndiceBal$`Balancing index`,100*proporcoes,type = "l",xlab = "Balancing index",
       ylab = "% of simulations with balancing index \n greater than given \n for which the metric is not defined")

  proporcoes <- unlist(lapply(X = c(1:440), FUN = function(i)  sum(ResultsIndiceBal[c(i:440),]$MacroRecall < 0)/440 ) )
  lines(ResultsIndiceBal$`Balancing index`,100*proporcoes, col = "red")

  proporcoes <- unlist(lapply(X = c(1:440), FUN = function(i)  sum(ResultsIndiceBal[c(i:440),]$MacroFscore < 0)/440 ) )
  lines(ResultsIndiceBal$`Balancing index`,100*proporcoes, col = "blue")
  
  legend(x=0.6,y=100*0.23, legend=c("Macro-precision", "Macro-recall", "Macro-Fscore"),
         col=c("red","black", "blue"), lty = 1, seg.len = 0.5, cex=0.75, bty = "n")
}

#Influence of balancing index on performance metrics for each classifer
{
  #Calculating the median of the balancing index
  mediana <- median(Results$`Balancing index`)
  
  #splitting the dataframes corresponding to each true classifier based on the median
  ResultsClassAjustIndBal <- split(Results, list(Results$`Fitted Classifier`, Results$`Balancing index` >= mediana))
  
  #creating the dataframes with the quantiles of each  metric
  Analysismeanprecision <- as.data.frame(lapply(ResultsClassAjustIndBal, function(df) quantile(df$MeanPrecision)))
  Analysismicroprecision <- as.data.frame(lapply(ResultsClassAjustIndBal, function(df) quantile(df$MicroPrecision)))
  Analysismacroprecision <- as.data.frame(lapply(ResultsClassAjustIndBal, function(df) quantile(df$MacroPrecision)))
  Analysismacrorecall <- as.data.frame(lapply(ResultsClassAjustIndBal, function(df) quantile(df$MacroRecall)))
  Analysismacrofscore <- as.data.frame(lapply(ResultsClassAjustIndBal, function(df) quantile(df$MacroFscore)))
  
  #boxplots
  layout(mat = matrix(c(1,1,2,2,3,3,
                        0,4,4,5,5,0), nrow = 2, byrow = TRUE))
  par(mar=c(3.1, 4.1, 1, 2.1))
  
  cores <- c("grey","grey","white","white","grey","grey","white","white","grey","grey")
  boxplot(Analysismeanprecision[,c(6,1,7,2,8,3,9,4,10,5)], range = 0, ylab = "Mean precision", col = cores)
  boxplot(Analysismicroprecision[,c(6,1,7,2,8,3,9,4,10,5)], range = 0, ylab = "Micro-precision", col = cores)
  boxplot(Analysismacroprecision[,c(6,1,7,2,8,3,9,4,10,5)], range = 0, ylab = "Macro-precision", col = cores)
  boxplot(Analysismacrorecall[,c(6,1,7,2,8,3,9,4,10,5)], range = 0, ylab = "Macro-recall", col = cores)
  boxplot(Analysismacrofscore[,c(6,1,7,2,8,3,9,4,10,5)], range = 0, ylab = "Macro-Fscore", col = cores)
  
  #modifying the dataframes for a simplified visual analysis
  Analysismeanprecision <- t(Analysismeanprecision[-c(2,4),])
  colnames(Analysismeanprecision) <- c("Minimum (mean) precision","Median (mean) precision","Maximum (mean) precision")
  
  Analysismicroprecision <- t(Analysismicroprecision[-c(2,4),])
  colnames(Analysismicroprecision) <- c("Minimum micro-precision","Median micro-precision","Maximum micro-precision") 
  
  Analysismacroprecision <- t(Analysismacroprecision[-c(2,4),])
  colnames(Analysismacroprecision) <- c("Minimum macro-precision","Median macro-precision","Maximum macro-precision")
  
  Analysismacrorecall <- t(Analysismacrorecall[-c(2,4),])
  colnames(Analysismacrorecall) <- c("Minimum macro-recall","Median macro-recall","Maximum macro-recall")
  
  Analysismacrofscore <- t(Analysismacrofscore[-c(2,4),])
  colnames(Analysismacrofscore) <- c("Minimum macro-Fscore","Median macro-Fscore", "Maximum macro-Fscore")
  
  #merging the analyses of each metric
  Analise <- cbind(Analysismeanprecision, Analysismicroprecision, Analysismacroprecision, Analysismacrorecall, Analysismacrofscore)
  
  
  #plots
  num1 <- sum(Results$`Balancing index` >= mediana)
  num2 <- 440-num1
  
  par(mfrow=c(2,3))
  
  par(mar=c(5.1, 4.1, 1, 2.1))
  
  plot(c(1:num1)/num1,sort(Results[Results$`Balancing index` >= mediana,]$MeanPrecision),pch=16,xlab = "Percentiles", ylab = "Mean precision", col = "blue")
  points(c(1:num2)/num2,sort(Results[Results$`Balancing index` < mediana,]$MeanPrecision),pch=16,xlab = "Percentiles", ylab = "Mean precision", col = "red")

  plot(c(1:num1)/num1,sort(Results[Results$`Balancing index` >= mediana,]$MicroPrecision),pch=16,xlab = "Percentiles", ylab = "Micro-precision", col = "blue")
  points(c(1:num2)/num2,sort(Results[Results$`Balancing index` < mediana,]$MicroPrecision),pch=16,xlab = "Percentiles", ylab = "Micro-precision", col = "red")

  plot(c(1:num1)/num1,sort(Results[Results$`Balancing index` >= mediana,]$MacroPrecision),pch=16,xlab = "Percentiles", ylab = "Macro-precision", col = "blue")
  points(c(1:num2)/num2,sort(Results[Results$`Balancing index` < mediana,]$MacroPrecision),pch=16,xlab = "Percentiles", ylab = "Macro-precision", col = "red")

  plot(c(1:num1)/num1,sort(Results[Results$`Balancing index` >= mediana,]$MacroRecall),pch=16,xlab = "Percentiles", ylab = "Macro-recall", col = "blue")
  points(c(1:num2)/num2,sort(Results[Results$`Balancing index` < mediana,]$MacroRecall),pch=16,xlab = "Percentiles", ylab = "Macro-recall", col = "red")

  plot(c(1:num1)/num1,sort(Results[Results$`Balancing index` >= mediana,]$MacroFscore),pch=16,xlab = "Percentiles", ylab = "Macro-Fscore", col = "blue")
  points(c(1:num2)/num2,sort(Results[Results$`Balancing index` < mediana,]$MacroFscore),pch=16,xlab = "Percentiles", ylab = "Macro-Fscore", col = "red")
  
  par(mar=c(0, 0, 0, 0))
  plot(0, type = "n", axes=FALSE, xlab="", ylab="")
  legend("center", legend=c("bal. >= median", "bal. < media"),
         col=c("red", "blue"), pch = 16, cex=1, bty = "n")
}
